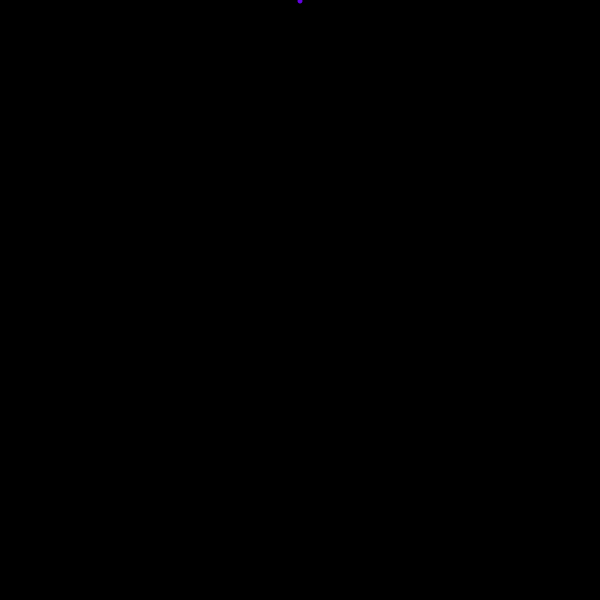
Frame 1 (no input)
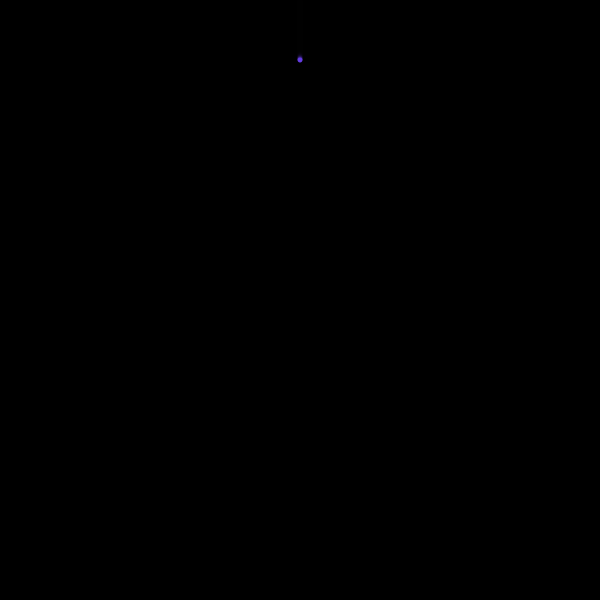
Frame 60 (the mouse pressed at the canvas centre just before this capture)
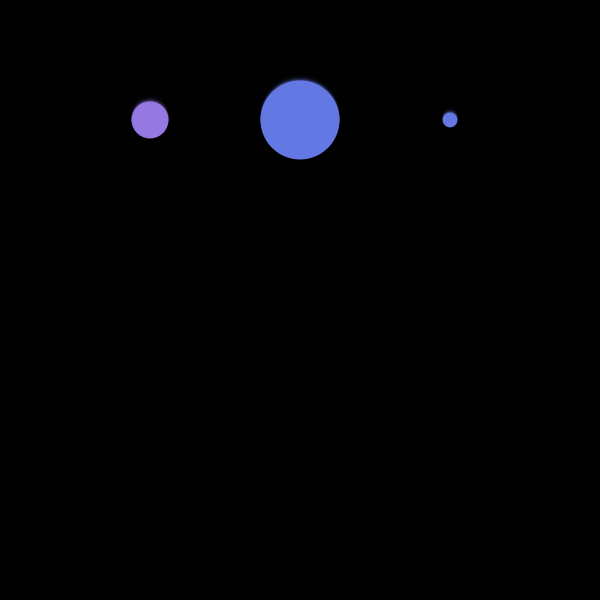
Frame 120 (the mouse held since frame 60 and released just before this capture)

The Processing sketch that drew these frames (run headless with seeded random() and noise(); from frame 60 on, the mouse is pressed at the canvas centre):

// Processing sketch: sketch_160804c
// ── sketch_160804c.pde
float yPos;
float vel;
float size;
float r = 100;
float theta = 0;

void setup(){
size(600,600);
background(0);
smooth();

vel = 1;
yPos = 0;
}

void draw(){
 fill(0, 120);
 rect(0,0,width,height);
 
 
moveDrop();
 
  makeDrop(width/4,size/2);
  makeDrop(3*width/4,size/5);
  
  
  size = calculateSize(mouseX/8, mouseY/8);
  makeDrop(width/2,size+5);

}


void moveDrop(){
  yPos += vel;
  
if(yPos > height || yPos <0){
  vel *= -1;
  }


}

void makeDrop(float xPos, float size){
//ellipse(xPos, yPos, size,size);
int r = (int)xPos;
int g = (int)yPos;

if(r>255){
  r = 100;

}
if(g>255){
  r = 100;

}
noStroke();
fill(r,g,227);

ellipse(xPos, yPos, size,size);
}

float calculateSize(float x1, float y1){
float s = x1 + y1;
return s;

}
